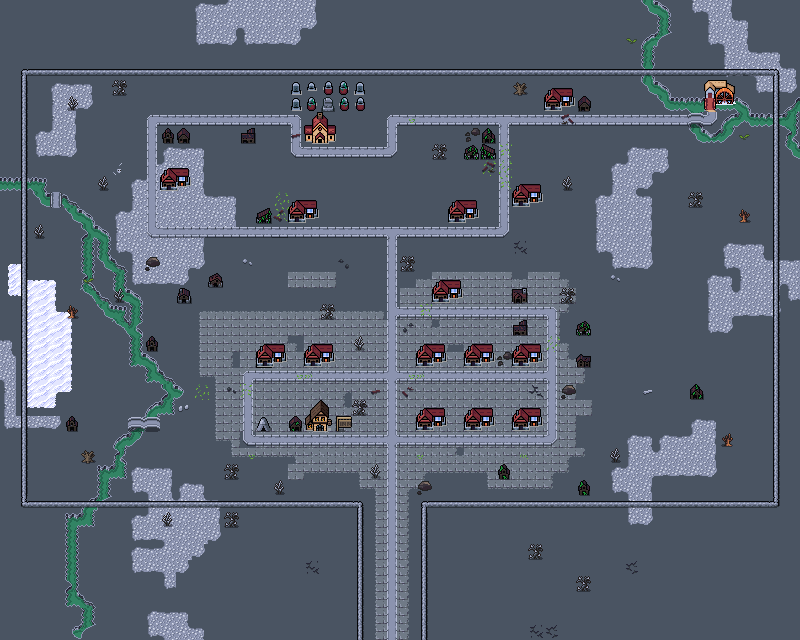

This is a level from a 2D game, rendered from its Tiled map with the project's own tilesets. A one-line summary and the map file follow, with tile-layer data summarised:
An orthogonal 50x40 tile map with 16x16 px tiles, 4 tile layers (Background, Ground, Walls, Overlay), 5 tilesets and 30 objects.

<map version="1.10" tiledversion="1.11.2" orientation="orthogonal" renderorder="right-down" width="50" height="40" tilewidth="16" tileheight="16" infinite="0" nextlayerid="7" nextobjectid="152">
 <editorsettings>
  <export target="waste_town.abandoned.tmx" format="tmx" />
 </editorsettings>
 <properties>
  <property name="dungeonEffect" value="{&quot;startBattleWithCard&quot;: [ &quot;Ghost Town&quot;, &quot;Ghostly Prison&quot; ]}" />
 </properties>
 <tileset firstgid="1" source="../../../../common/maps/tileset/main.tsx" />
 <tileset firstgid="10113" source="../../../../common/maps/tileset/buildings.tsx" />
 <tileset firstgid="11905" source="../../../../common/maps/tileset/buildings-nocollide.tsx" />
 <tileset firstgid="13697" source="../../../../common/maps/tileset/rivers.tsx" />
 <tileset firstgid="30977" source="../../../../common/maps/tileset/rivers-nocolide.tsx" />
 <layer id="1" name="Background" width="50" height="40">
  <data>[2000 cells, 2000 non-empty, 32 distinct tile ids]</data>
 </layer>
 <layer id="2" name="Ground" width="50" height="40">
  <data>[2000 cells, 586 non-empty, 68 distinct tile ids]</data>
 </layer>
 <layer id="3" name="Walls" width="50" height="40">
  <properties>
   <property name="spriteLayer" type="bool" value="true" />
  </properties>
  <data>[2000 cells, 306 non-empty, 53 distinct tile ids]</data>
 </layer>
 <layer id="5" name="Overlay" width="50" height="40">
  <data>[2000 cells, 68 non-empty, 18 distinct tile ids]</data>
 </layer>
 <objectgroup id="4" name="Objects">
  <object id="38" template="../../../../common/maps/obj/entry_up.tx" x="364" y="624" width="56" height="16" />
  <object id="100" template="../../../../common/maps/obj/enemy.tx" x="384.333" y="516.667">
   <properties>
    <property name="effect" value="{&quot;startBattleWithCard&quot;: [&quot;Ghostfire Blade|KTK&quot;, &quot;Mastery of the Unseen|FRF&quot;, &quot;Secret Plans&quot;, &quot;Scroll of Fate|C19&quot;]}" />
    <property name="enemy" value="Omarthis" />
    <property name="spawn.Easy" type="bool" value="false" />
    <property name="spawn.Normal" type="bool" value="false" />
    <property name="speedModifier" type="float" value="40" />
    <property name="threatRange" type="int" value="30" />
   </properties>
  </object>
  <object id="116" template="../../../../common/maps/obj/collision.tx" x="330" y="640" width="126" height="29" />
  <object id="118" template="../../obj/treasure.tx" x="676" y="462.667">
   <properties>
    <property name="reward">[{
  "type": "card",
  "count": 8,
  "cardName": "Wastes"
}]</property>
   </properties>
  </object>
  <object id="119" template="../../obj/treasure.tx" x="744.667" y="298.667">
   <properties>
    <property name="reward">[{
  "type": "card",
  "count": 8,
  "cardName": "Wastes"
}]</property>
   </properties>
  </object>
  <object id="120" template="../../obj/treasure.tx" x="614.667" y="228">
   <properties>
    <property name="reward" value="[{ &quot;type&quot;: &quot;card&quot;, &quot;count&quot;: 8, &quot;cardName&quot;: &quot;Wastes&quot; }]" />
   </properties>
  </object>
  <object id="121" template="../../obj/treasure.tx" x="54" y="135.333">
   <properties>
    <property name="reward">[{
  "type": "card",
  "count": 8,
  "cardName": "Wastes"
}]</property>
   </properties>
  </object>
  <object id="122" template="../../obj/treasure.tx" x="701.848" y="127.273">
   <properties>
    <property name="reward">[{
  "type": "card",
  "count": 8,
  "cardName": "Wastes"
}]</property>
   </properties>
  </object>
  <object id="123" template="../../../../common/maps/obj/inn.tx" x="312.667" y="436" />
  <object id="124" template="../../../../common/maps/obj/shop.tx" x="546.667" y="116">
   <properties>
    <property name="commonShopList" value="Land4Colorless,Vehicle,White,Blue,Red,Green,Black,FlipShop,Saga" />
    <property name="uncommonShopList" value="Planeswalker,WUBRG,PhyrexianColorless,Eldrazi" />
   </properties>
  </object>
  <object id="125" template="../../../../common/maps/obj/shop.tx" x="162" y="193.333">
   <properties>
    <property name="commonShopList" value="Land4Colorless,Vehicle,White,Blue,Red,Green,Black,FlipShop,Saga" />
    <property name="uncommonShopList" value="Planeswalker,WUBRG,PhyrexianColorless,Eldrazi" />
   </properties>
  </object>
  <object id="128" template="../../../../common/maps/obj/shop.tx" x="448.667" y="226">
   <properties>
    <property name="commonShopList" value="BoosterPackShop,AlphaBoosterPackShop,BetaBoosterPackShop,GammaBoosterPackShop,DeltaBoosterPackShop" />
    <property name="mythicShopList" value="" />
    <property name="rareShopList" value="" />
    <property name="uncommonShopList" value="" />
   </properties>
  </object>
  <object id="129" template="../../../../common/maps/obj/shop.tx" x="312" y="150">
   <properties>
    <property name="commonShopList" value="GhostItems" />
    <property name="noRestock" type="bool" value="true" />
   </properties>
  </object>
  <object id="130" template="../../../../common/maps/obj/shop.tx" x="289.333" y="226.667">
   <properties>
    <property name="commonShopList" value="Legend" />
    <property name="mythicShopList" value="" />
    <property name="rareShopList" value="" />
    <property name="uncommonShopList" value="" />
   </properties>
  </object>
  <object id="131" template="../../../../common/maps/obj/shop.tx" x="256" y="372">
   <properties>
    <property name="commonShopList" value="Colorless,Colorless,Artifact,Creature2Colorless,Wand,Enchantment,Instant,Creature" />
    <property name="mythicShopList" value="Planeswalker,WUBRG,PhyrexianColorless" />
    <property name="rareShopList" value="Land4Colorless,Vehicle,White,Blue,Red,Green,Black,FlipShop,Saga" />
    <property name="uncommonShopList" value="Artifact,Land,Assembly,Golem,Sliver,Wall,Equip,Enchantment,Instant,Creature,Battle" />
   </properties>
  </object>
  <object id="132" template="../../../../common/maps/obj/shop.tx" x="305.333" y="369.333">
   <properties>
    <property name="commonShopList" value="Colorless,Colorless,Artifact,Creature2Colorless,Wand,Enchantment,Instant,Creature" />
    <property name="mythicShopList" value="Planeswalker,WUBRG,PhyrexianColorless" />
    <property name="rareShopList" value="Land4Colorless,Vehicle,White,Blue,Red,Green,Black,FlipShop,Saga" />
    <property name="uncommonShopList" value="Artifact,Land,Assembly,Golem,Sliver,Wall,Equip,Enchantment,Instant,Creature,Battle" />
   </properties>
  </object>
  <object id="133" template="../../../../common/maps/obj/shop.tx" x="416" y="371.333">
   <properties>
    <property name="commonShopList" value="Spirit" />
   </properties>
  </object>
  <object id="134" template="../../../../common/maps/obj/shop.tx" x="464" y="370.667">
   <properties>
    <property name="commonShopList" value="Zombie" />
   </properties>
  </object>
  <object id="135" template="../../../../common/maps/obj/shop.tx" x="514" y="369.333">
   <properties>
    <property name="commonShopList" value="Creature2Eldrazi" />
   </properties>
  </object>
  <object id="136" template="../../../../common/maps/obj/shop.tx" x="513.333" y="434">
   <properties>
    <property name="commonShopList" value="Colorless,Colorless,Artifact,Creature2Colorless,Wand,Enchantment,Instant,Creature" />
    <property name="mythicShopList" value="Planeswalker,WUBRG,PhyrexianColorless" />
    <property name="rareShopList" value="Land4Colorless,Vehicle,White,Blue,Red,Green,Black,FlipShop,Saga" />
    <property name="uncommonShopList" value="Artifact,Land,Assembly,Golem,Sliver,Wall,Equip,Enchantment,Instant,Creature,Battle" />
   </properties>
  </object>
  </objectgroup>
</map>
<!-- 10 of 30 objects omitted -->
